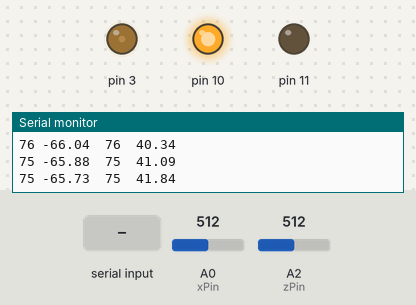
The sketch below on a simulated Arduino Uno, built with avr-gcc and run on an emulated ATmega328P. Parts: output pins drawn as LEDs (lit = HIGH), the last lines printed to the serial monitor. The inputs (shaded band) are chosen by the test bench; at power-on: A0 (xPin) = 512, A2 (zPin) = 512.

Above: at 1.2 s.
1.3 s: "19\n" received over Serial
At 2.1 s:
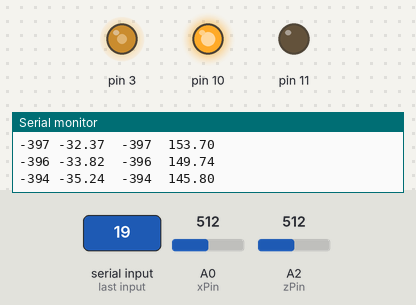
4.3 s: A0 (xPin) set to 306
At 5.57 s:
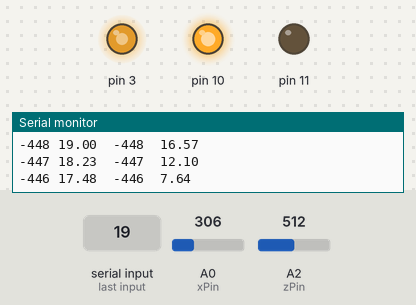
7.3 s: A2 (zPin) set to 468
10.3 s: A2 (zPin) set to 448
13.3 s: "30,150\n" received over Serial
16.3 s: A0 (xPin) set to 344
19.3 s: A0 (xPin) set to 370
Timing chart, 0 to 23.3 s (numbered marks = the images above; inputs shaded):
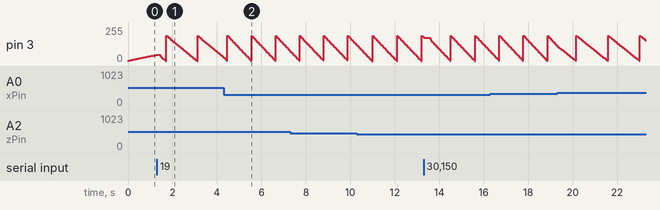

Measured:
- by itself, pin 3: ramps from 190/255 to 2/255 and jumps back, once every 1.4 s

The sketch:

PID_Arduino.ino
```cpp
//initialise Pins for Accelerometers --> feedback sensors
const int xPin = A0;
const int yPin = A1;
const int zPin = A2;

// to model and normalise the data input
int minVal = 286;
int maxVal = 435;
int p[2];

// P,I, D constants
double Kp = 0.01;
double Ki = 0.000;
double Kd = 0.00;

// initialising variables to be used
double sat = 0;
double x;
double y;
double z;
int xAng;
int yAng;
int zAng;
int SETANGLE = 10;
float previ = 0;
float i = 0;
float int_error = 0;
float w = 0.7;

void setup()
{
  Serial.begin(9600);
  pinMode(10, OUTPUT);
  digitalWrite(10, 1);
  pinMode(11, OUTPUT);
  digitalWrite(11, 0);
}
void loop()
{
  int preverror;
  double filteredp = 0;
  double oplangle;
  double filteredc;

  // recieving the  input data from user for target set angle
  if (Serial.available() > 0)
  {
    for (int i = 0; i < 2; i++)
    {
      p[i] = Serial.read() - 48;
      delay(30);
    }
    int dat = (p[0] * 10) + (p[1]);
    SETANGLE = dat;
  }

  // reading accelerometer data --> tilt calculation with offset removal and averaging filter
  int error;
  for (int j = 0; j < 20; j++)
  {
    int xRead = analogRead(xPin);
    int zRead = analogRead(zPin);
    xAng = map(xRead, minVal, maxVal, -90, 90);
    zAng = map(zRead, minVal, maxVal, -90, 90);
    y = RAD_TO_DEG * (atan2(-xAng, -zAng) + PI) - 273;
    filteredp += y;
    if (j == 19)
      filteredp = filteredp / 20;
  }
  oplangle = (0.001 * previ * previ) + (0.21 * previ) - 6.5;
  filteredc = (1 - w) * filteredp + w * oplangle;


  error = SETANGLE - (int(filteredc));
  int_error += error; //calculating integral error
  i = i + (error * Kp) + ((error - preverror) * Kd) + (Ki * int_error); //calculating PID Controller components and feeding to input
  if (i > 190 || i < 0)
    i = 190;

  // writing the input to the system for subsequent operation.
  analogWrite(3, byte(i));

  previ = i;
  preverror = error;

  // printing data for analysis
  Serial.print(error);
  Serial.print(" ");
  Serial.print(filteredc);
  Serial.print("  ");
  Serial.print(error);
  Serial.print("  ");
  Serial.println(i);

}
```
